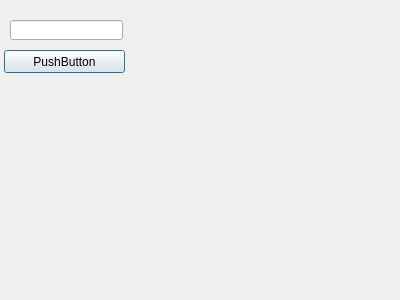
<?xml version="1.0" encoding="UTF-8"?>
<ui version="4.0">
 <class>Dialog</class>
 <widget class="QDialog" name="Dialog">
  <property name="geometry">
   <rect>
    <x>0</x>
    <y>0</y>
    <width>400</width>
    <height>300</height>
   </rect>
  </property>
  <property name="windowTitle">
   <string>Dialog</string>
  </property>
  <widget class="QLineEdit" name="filename">
   <property name="geometry">
    <rect>
     <x>10</x>
     <y>20</y>
     <width>113</width>
     <height>20</height>
    </rect>
   </property>
  </widget>
  <widget class="QPushButton" name="browse">
   <property name="geometry">
    <rect>
     <x>4</x>
     <y>50</y>
     <width>121</width>
     <height>23</height>
    </rect>
   </property>
   <property name="text">
    <string>PushButton</string>
   </property>
  </widget>
 </widget>
 <resources/>
 <connections/>
</ui>
